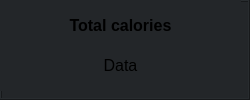
          <widget class="QFrame" name="frame_24">
           <property name="styleSheet">
            <string notr="true">background-color: rgb(35, 38, 41);</string>
           </property>
           <property name="frameShape">
            <enum>QFrame::Box</enum>
           </property>
           <property name="frameShadow">
            <enum>QFrame::Raised</enum>
           </property>
           <widget class="QWidget" name="verticalLayoutWidget_18">
            <property name="geometry">
             <rect>
              <x>0</x>
              <y>0</y>
              <width>241</width>
              <height>91</height>
             </rect>
            </property>
            <layout class="QVBoxLayout" name="verticalLayout_19">
             <item>
              <spacer name="verticalSpacer_13">
               <property name="orientation">
                <enum>Qt::Vertical</enum>
               </property>
               <property name="sizeHint" stdset="0">
                <size>
                 <width>20</width>
                 <height>40</height>
                </size>
               </property>
              </spacer>
             </item>
             <item>
              <widget class="QLabel" name="label_25">
               <property name="font">
                <font>
                 <pointsize>12</pointsize>
                 <weight>75</weight>
                 <bold>true</bold>
                </font>
               </property>
               <property name="text">
                <string>Total calories</string>
               </property>
               <property name="alignment">
                <set>Qt::AlignCenter</set>
               </property>
              </widget>
             </item>
             <item>
              <spacer name="verticalSpacer_11">
               <property name="orientation">
                <enum>Qt::Vertical</enum>
               </property>
               <property name="sizeHint" stdset="0">
                <size>
                 <width>20</width>
                 <height>40</height>
                </size>
               </property>
              </spacer>
             </item>
             <item>
              <widget class="QLabel" name="totalCaloriesLabel">
               <property name="font">
                <font>
                 <pointsize>12</pointsize>
                </font>
               </property>
               <property name="text">
                <string>Data</string>
               </property>
               <property name="alignment">
                <set>Qt::AlignCenter</set>
               </property>
              </widget>
             </item>
             <item>
              <spacer name="verticalSpacer_7">
               <property name="orientation">
                <enum>Qt::Vertical</enum>
               </property>
               <property name="sizeHint" stdset="0">
                <size>
                 <width>20</width>
                 <height>40</height>
                </size>
               </property>
              </spacer>
             </item>
            </layout>
           </widget>
          </widget>
